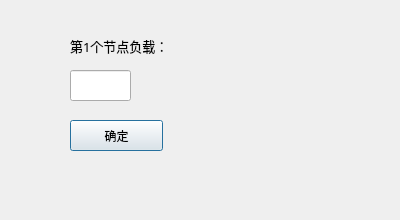
<?xml version="1.0" encoding="UTF-8"?>
<ui version="4.0">
 <class>Dialog</class>
 <widget class="QDialog" name="Dialog">
  <property name="geometry">
   <rect>
    <x>0</x>
    <y>0</y>
    <width>400</width>
    <height>220</height>
   </rect>
  </property>
  <property name="windowTitle">
   <string>输入节点负载</string>
  </property>
  <widget class="QLabel" name="label">
   <property name="geometry">
    <rect>
     <x>70</x>
     <y>30</y>
     <width>131</width>
     <height>31</height>
    </rect>
   </property>
   <property name="font">
    <font>
     <family>宋体</family>
     <pointsize>10</pointsize>
    </font>
   </property>
   <property name="text">
    <string>第1个节点负载：</string>
   </property>
  </widget>
  <widget class="QLineEdit" name="lineEdit">
   <property name="geometry">
    <rect>
     <x>70</x>
     <y>70</y>
     <width>61</width>
     <height>31</height>
    </rect>
   </property>
  </widget>
  <widget class="QPushButton" name="pushButton">
   <property name="geometry">
    <rect>
     <x>70</x>
     <y>120</y>
     <width>93</width>
     <height>31</height>
    </rect>
   </property>
   <property name="text">
    <string>确定</string>
   </property>
  </widget>
 </widget>
 <resources/>
 <connections/>
</ui>
